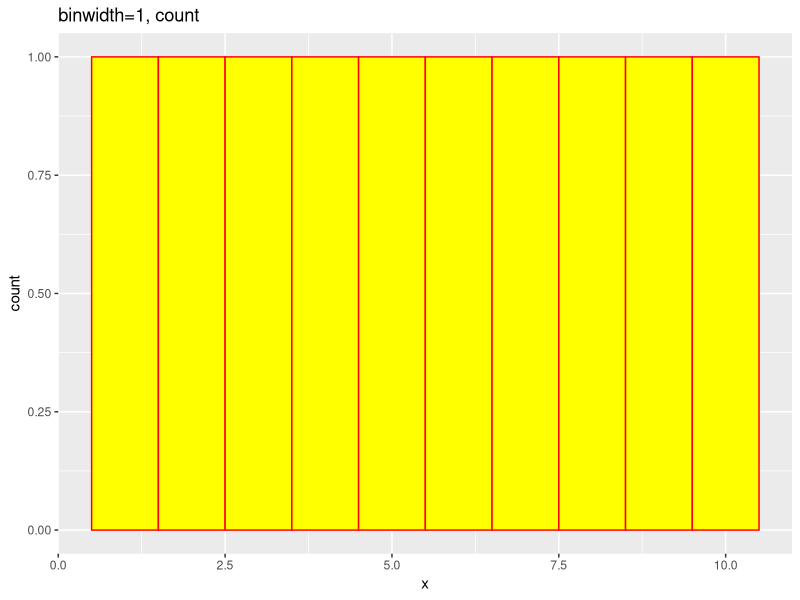
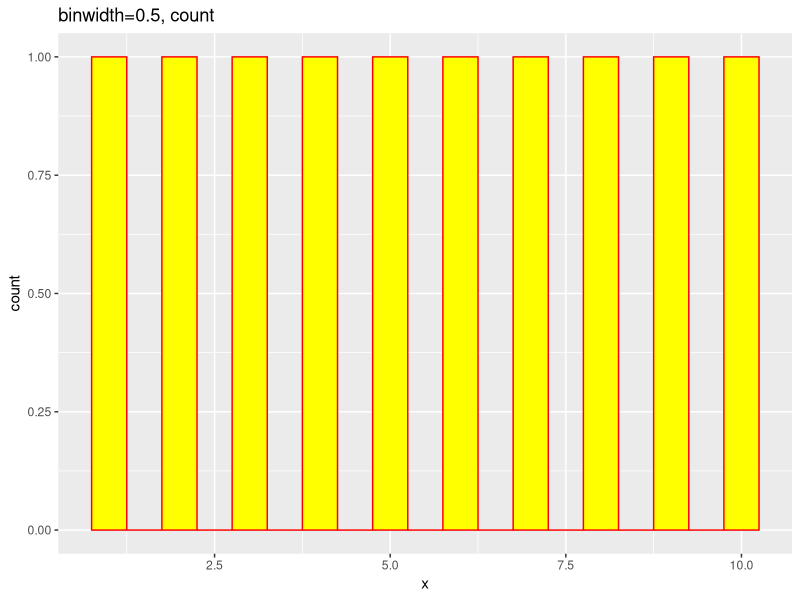
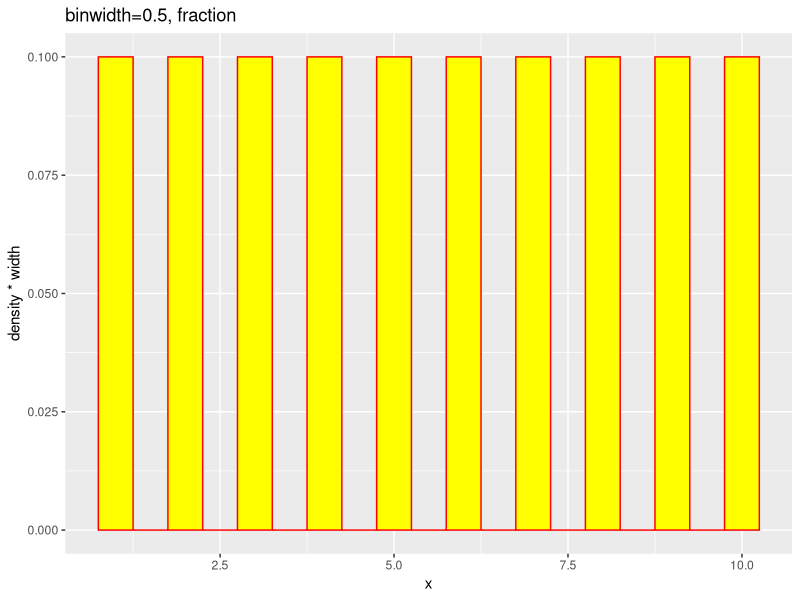
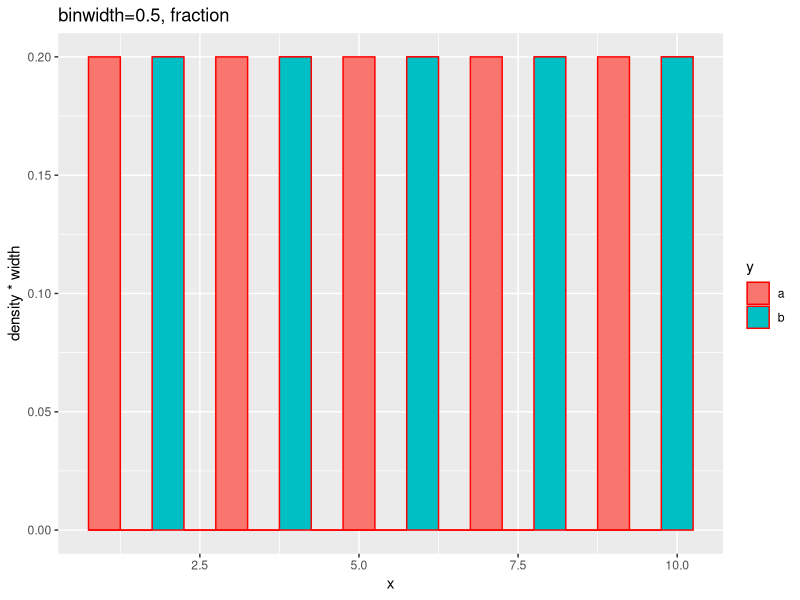
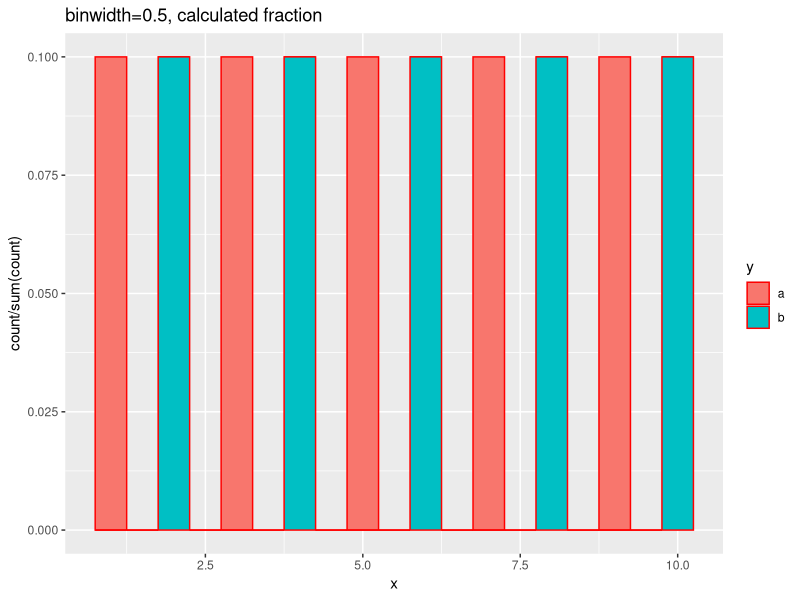
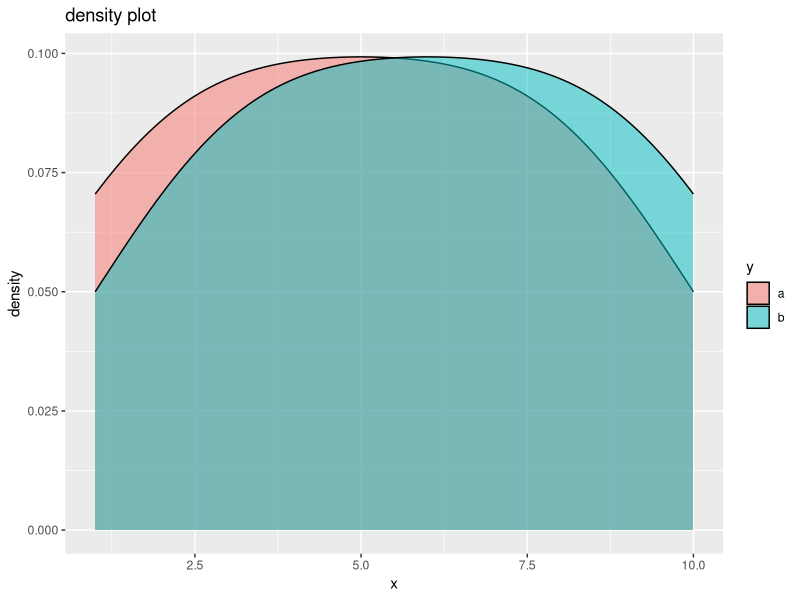

Reproduce these figures in R, in order.
## ---- chunk 1
library(knitr)
opts_chunk$set(echo=T, warning=F, fig.width=7, fig.height=7)
library(ggplot2)
## ---- chunk 2
x<-1:10
y<-rep(c("a","b"), times=5)
dat<-data.frame(x,y)
## ---- chunk 3
plt<-ggplot(dat, aes(x=x)) + geom_histogram(binwidth = 1, color="red", fill="yellow")
plt + ggtitle("binwidth=1, count")
## ---- chunk 4
plt<-ggplot(dat, aes(x=x)) + geom_histogram(binwidth = 0.5, color="red", fill="yellow")
plt + ggtitle("binwidth=0.5, count")
## ---- chunk 5
plt<-ggplot(dat, aes(x=x)) + geom_histogram(aes(y=after_stat(density*width)), binwidth = 0.5, color="red", fill="yellow")
plt + ggtitle("binwidth=0.5, fraction")
## ---- chunk 6
plt<-ggplot(dat, aes(x=x, fill=y)) + geom_histogram(aes(y=after_stat(density*width)), binwidth = 0.5, color="red")
plt + ggtitle("binwidth=0.5, fraction")
## ---- chunk 7
plt<-ggplot(dat, aes(x=x, fill=y)) + geom_histogram(aes(y=after_stat(count/sum(count))), binwidth = 0.5, color="red")
plt + ggtitle("binwidth=0.5, calculated fraction")
## ---- chunk 8
plt<-ggplot(dat, aes(x=x, fill=y)) + geom_density(alpha=0.5)
plt + ggtitle("density plot")
